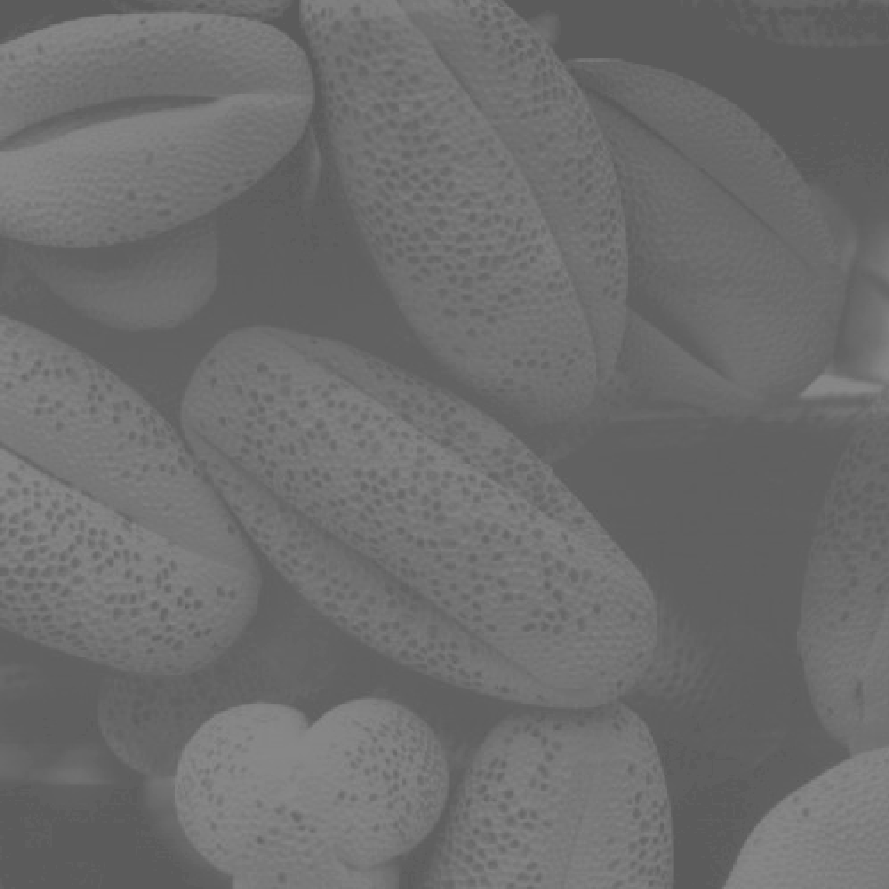
#> input picture Histogram Equlization and Histogram Matchin/pollen.tif, 889 x 889 px
$ jupyter execute --allow-errors 'Histogram_Equalization and Matching.ipynb'   (older library calls are emulated)
#> lines starting #> are read from the running program, lines starting #| are printed output that depends on the picture
## Histogram equalization and Histogram Matching

[cell 1]
import numpy as np
import cv2
import matplotlib.pyplot as plt
from google.colab.patches import cv2_imshow
from skimage import exposure

### Data statistics

[cell 2]
image = cv2.imread('pollen.tif')
#> image is the input picture: shape (889, 889, 3); min 91, max 138, mean 109.1
image2 = cv2.imread('pollen2.tif')
image3 = cv2.imread('pollen3.tif')
image = cv2.cvtColor(image, cv2.COLOR_BGR2GRAY)
#> image: shape (889, 889)
#> (the rest of this cell did not finish here and is left out)

### Histogram Equalizatipon

[cell 3]
equalized_image = cv2.equalizeHist(image)
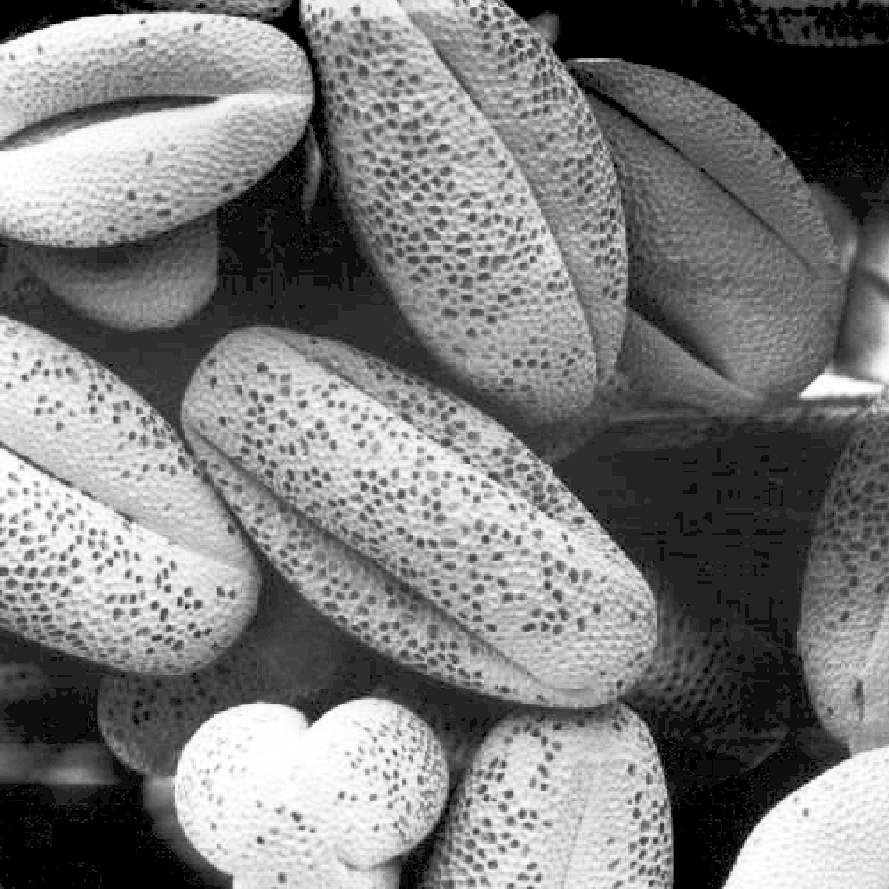
#> equalized_image: shape (889, 889); min 0, max 255, mean 122.7
equalized_image2 = cv2.equalizeHist(image)
equalized_image3 = cv2.equalizeHist(image)

plt.subplot(3,2,1)
plt.title('Equalized images')
plt. imshow(equalized_image, cmap = 'gray')
plt.subplot(3,2,2)
plt.title('Histogram')
plt.hist(equalized_image.ravel(), bins = 256, range = [0,256])

plt.subplot(3,2,3)
plt. imshow(equalized_image2, cmap = 'gray')
plt.subplot(3,2,4)
plt.hist(equalized_image2.ravel(), bins = 256, range = [0,256])
plt.show()
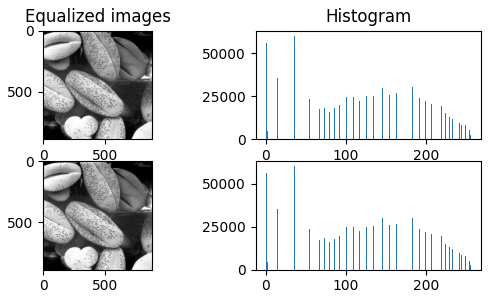
#> figure drawn by matplotlib, 4 panels; panel 2: tallest bar 60247 high, from x = 35 to 36; panel 4: tallest bar 60247 high, from x = 35 to 36

plt.subplot(3,2,5)
plt. imshow(equalized_image3, cmap = 'gray')
plt.subplot(3,2,6)
plt.hist(equalized_image3.ravel(), bins = 256, range = [0,256])
plt.show()
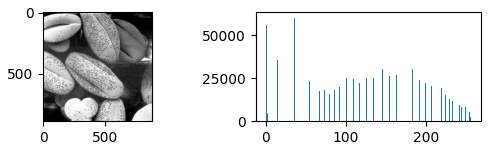
#> figure drawn by matplotlib, 2 panels; panel 2: tallest bar 60247 high, from x = 35 to 36
